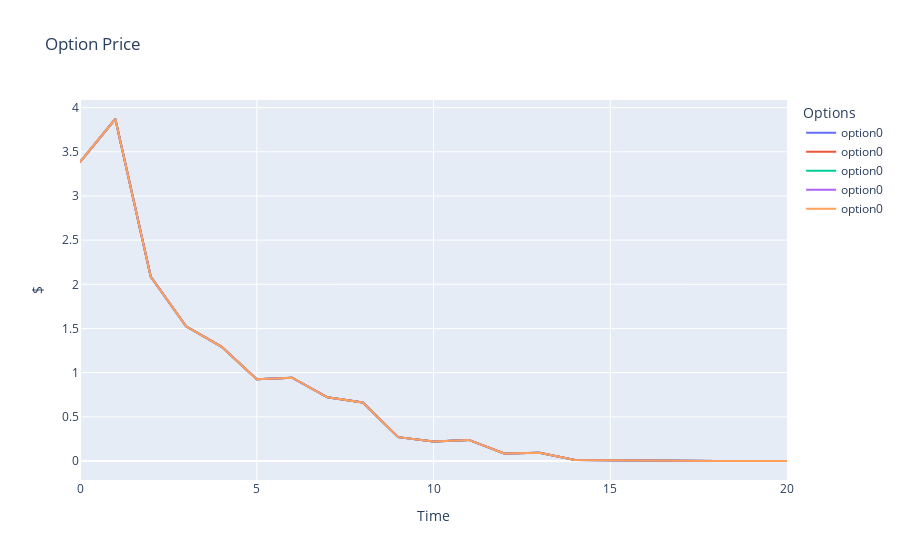

Notebook code for this chart:
### Code cell
fig = go.Figure()

# Add traces for each column
for column in option_prices.columns[values]:
    fig.add_trace(go.Scatter(x=option_prices.index, y=option_prices[column], mode='lines', name=f"option{column}"))

# Update layout
fig.update_layout(
    title='Option Price',
    xaxis_title='Time',
    yaxis_title='$',
    template='plotly',
    legend=dict(title='Options'),
)

# Show the plot
fig.show()

### Figure 1 — Plotly figure (JSON) as saved in the notebook; plotly's stock layout.template omitted (floating-point values rounded to 4 significant figures)
{"data": [{"mode": "lines", "name": "option0", "type": "scatter", "x": [0, 1, 2, 3, 4, 5, 6, 7, 8, 9, 10, 11, 12, 13, 14, 15, 16, 17, 18, 19, 20], "y": [3.384, 3.871, 2.089, 1.524, 1.296, 0.925, 0.9436, 0.721, 0.6627, 0.2702, 0.222, 0.2386, 0.08623, 0.09247, 0.01263, 0.006894, 0.00405, 0.002363, 7.319e-05, 8.757e-08, 0]}, {"mode": "lines", "name": "option0", "type": "scatter", "x": [0, 1, 2, 3, 4, 5, 6, 7, 8, 9, 10, 11, 12, 13, 14, 15, 16, 17, 18, 19, 20], "y": [3.384, 3.871, 2.089, 1.524, 1.296, 0.925, 0.9436, 0.721, 0.6627, 0.2702, 0.222, 0.2386, 0.08623, 0.09247, 0.01263, 0.006894, 0.00405, 0.002363, 7.319e-05, 8.757e-08, 0]}, {"mode": "lines", "name": "option0", "type": "scatter", "x": [0, 1, 2, 3, 4, 5, 6, 7, 8, 9, 10, 11, 12, 13, 14, 15, 16, 17, 18, 19, 20], "y": [3.384, 3.871, 2.089, 1.524, 1.296, 0.925, 0.9436, 0.721, 0.6627, 0.2702, 0.222, 0.2386, 0.08623, 0.09247, 0.01263, 0.006894, 0.00405, 0.002363, 7.319e-05, 8.757e-08, 0]}, {"mode": "lines", "name": "option0", "type": "scatter", "x": [0, 1, 2, 3, 4, 5, 6, 7, 8, 9, 10, 11, 12, 13, 14, 15, 16, 17, 18, 19, 20], "y": [3.384, 3.871, 2.089, 1.524, 1.296, 0.925, 0.9436, 0.721, 0.6627, 0.2702, 0.222, 0.2386, 0.08623, 0.09247, 0.01263, 0.006894, 0.00405, 0.002363, 7.319e-05, 8.757e-08, 0]}, {"mode": "lines", "name": "option0", "type": "scatter", "x": [0, 1, 2, 3, 4, 5, 6, 7, 8, 9, 10, 11, 12, 13, 14, 15, 16, 17, 18, 19, 20], "y": [3.384, 3.871, 2.089, 1.524, 1.296, 0.925, 0.9436, 0.721, 0.6627, 0.2702, 0.222, 0.2386, 0.08623, 0.09247, 0.01263, 0.006894, 0.00405, 0.002363, 7.319e-05, 8.757e-08, 0]}], "layout": {"legend": {"title": {"text": "Options"}}, "title": {"text": "Option Price"}, "xaxis": {"title": {"text": "Time"}}, "yaxis": {"title": {"text": "$"}}}}
